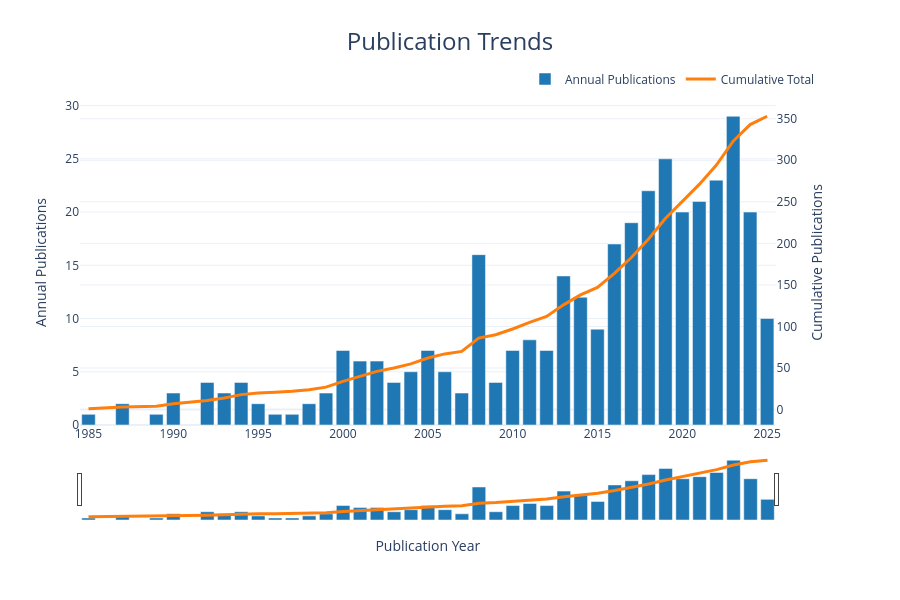

Notebook code for this chart:
### Code cell
#semantic scolar
fig, trend_data = visualize_filing_trends(sem_df)
fig.show()

### Figure 1 — Plotly figure (JSON) as saved in the notebook; plotly's stock layout.template omitted (floating-point values rounded to 4 significant figures)
{"data": [{"hovertemplate": "Year: %{x}<br>Annual: %{y}<extra></extra>", "marker": {"color": "#1f77b4"}, "name": "Annual Publications", "type": "bar", "x": [1985.0, 1987.0, 1989.0, 1990.0, 1992.0, 1993.0, 1994.0, 1995.0, 1996.0, 1997.0, 1998.0, 1999.0, 2000.0, 2001.0, 2002.0, 2003.0, 2004.0, 2005.0, 2006.0, 2007.0, 2008.0, 2009.0, 2010.0, 2011.0, 2012.0, 2013.0, 2014.0, 2015.0, 2016.0, 2017.0, 2018.0, 2019.0, 2020.0, 2021.0, 2022.0, 2023.0, 2024.0, 2025.0], "xaxis": "x", "y": [1, 2, 1, 3, 4, 3, 4, 2, 1, 1, 2, 3, 7, 6, 6, 4, 5, 7, 5, 3, 16, 4, 7, 8, 7, 14, 12, 9, 17, 19, 22, 25, 20, 21, 23, 29, 20, 10], "yaxis": "y"}, {"hovertemplate": "Year: %{x}<br>Cumulative: %{y}<extra></extra>", "line": {"color": "#ff7f0e", "width": 3}, "name": "Cumulative Total", "type": "scatter", "x": [1985.0, 1987.0, 1989.0, 1990.0, 1992.0, 1993.0, 1994.0, 1995.0, 1996.0, 1997.0, 1998.0, 1999.0, 2000.0, 2001.0, 2002.0, 2003.0, 2004.0, 2005.0, 2006.0, 2007.0, 2008.0, 2009.0, 2010.0, 2011.0, 2012.0, 2013.0, 2014.0, 2015.0, 2016.0, 2017.0, 2018.0, 2019.0, 2020.0, 2021.0, 2022.0, 2023.0, 2024.0, 2025.0], "xaxis": "x", "y": [1, 3, 4, 7, 11, 14, 18, 20, 21, 22, 24, 27, 34, 40, 46, 50, 55, 62, 67, 70, 86, 90, 97, 105, 112, 126, 138, 147, 164, 183, 205, 230, 250, 271, 294, 323, 343, 353], "yaxis": "y2"}], "layout": {"height": 600, "hovermode": "x unified", "legend": {"orientation": "h", "x": 1, "xanchor": "right", "y": 1.02, "yanchor": "bottom"}, "margin": {"t": 100}, "title": {"font": {"size": 24}, "text": "Publication Trends", "x": 0.5}, "xaxis": {"anchor": "y", "domain": [0, 0.94], "rangeselector": {"buttons": [{"count": 5, "label": "5y", "step": "year", "stepmode": "backward"}, {"count": 10, "label": "10y", "step": "year", "stepmode": "backward"}, {"step": "all"}]}, "rangeslider": {"visible": true}, "title": {"text": "Publication Year"}}, "yaxis": {"anchor": "x", "domain": [0, 1], "title": {"text": "Annual Publications"}}, "yaxis2": {"anchor": "x", "overlaying": "y", "side": "right", "title": {"text": "Cumulative Publications"}}}}
